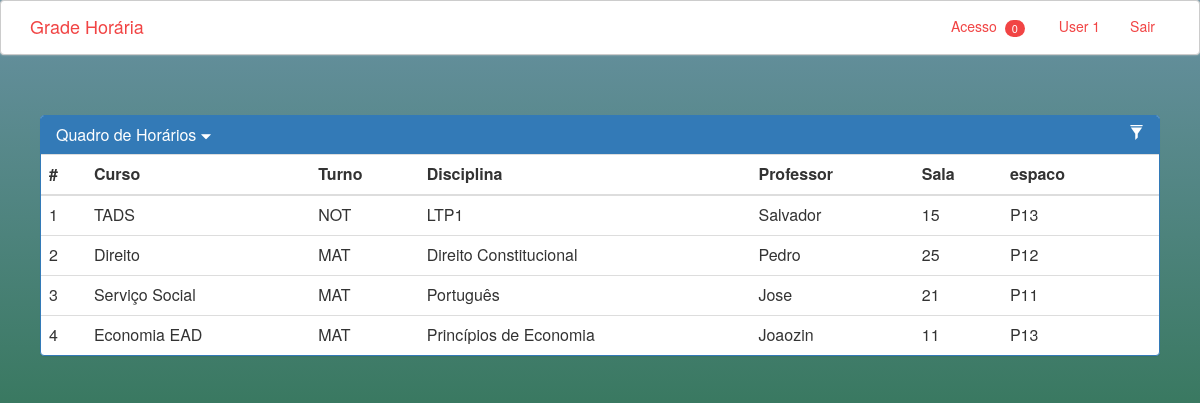
The app's page /views/quadro.php (signed in) with its own data.
### tables this page shows
CREATE TABLE `curso` (
  `id` int(11) NOT NULL,
  `nome` varchar(40) NOT NULL,
  `turno` varchar(15) NOT NULL,
  `espaco` varchar(3) NOT NULL,
  `disciplina` varchar(30) NOT NULL,
  `sala` int(11) NOT NULL,
  `professor` varchar(30) NOT NULL
);

### views/quadro.php (the view, shortened to what this page needs)
<?php
	require_once '../controllers/bdConnection.php';
	$query = "SELECT * FROM curso";
	$result = mysqli_query( $conn, $query );
?>
<html lang="PT-BR">
<head>
	<link rel="stylesheet" href="css/bootstrap.min.css">
	<link rel="stylesheet" href="css/style.css">
</head>
<body>
	<nav class="navbar navbar-findcond">
		<div class="container">
			<div class="navbar-header">
				<a class="navbar-brand" href="#">Grade Horária</a>
			</div>
			<div class="collapse navbar-collapse" id="navbar">
				<ul class="nav navbar-nav navbar-right">
					<li class="dropdown">
						<a href="#" class="dropdown-toggle" data-toggle="dropdown" role="button" aria-expanded="false">
							<i class="fa fa-fw fa-bell-o"></i> Acesso
							<span class="badge">
								<?php echo $_SESSION['tipo_de_acesso']; ?>
							</span>
						</a>
					</li>
					<li class="active"><a href="#"><?php echo $_SESSION['user_name']; ?></a></li>
					<li><a href='../controllers/logout.php'>Sair</a></li>
				</ul>
			</div>
		</div>
	</nav>
	<section class="content">
		<div class="container">
			<div class="row">
				<div class="col-md-12">
					<div class="panel panel-primary">
						<div class="panel-heading">
						<nav class="dropdown">
							<h1 class="panel-title dropdown-toggle" data-toggle="dropdown" aria-haspopup="true" aria-expanded="true">Quadro de Horários <small><i class="glyphicon glyphicon-triangle-bottom"></i></small></h1>
						</nav>
						<div class="pull-right">
							<span class="clickable filter" data-toggle="tooltip" title="Filtrar" data-container="body">
								<i class="glyphicon glyphicon-filter"></i>
							</span>
						</div>
					</div>
						<table class="table table-hover" id="dev-table">
							<thead>
								<tr>
									<th>#</th>
									<th>Curso</th>
									<th>Turno</th>
									<th>Disciplina</th>
									<th>Professor</th>
									<th>Sala</th>
									<th>espaco</th>
									<th></th>
								</tr>
							</thead>
							<tbody>
							<?php
								if(mysqli_num_rows($result) > 0 && $_SESSION['tipo_de_acesso'] == 1) {
									while( $row = mysqli_fetch_assoc($result) ) {
										echo "<tr><td>" . $row['id'] . "</td><td>" . $row['nome'] . "</td><td>" . $row['turno'] . "</td><td>" . $row['disciplina'] . "</td><td>" . $row['professor'] . "</td><td>" . $row['sala'] . "</td><td>" . $row['espaco'] . "</td><td><a href='editaCurso.php' class='btn btn-primary btn-md'>Editar</a></td></tr>";
									}
								} else if(mysqli_num_rows($result) > 0 && $_SESSION['tipo_de_acesso'] == 0){
									while( $row = mysqli_fetch_assoc($result) ) {
										echo "<tr><td>" . $row['id'] . "</td><td>" . $row['nome'] . "</td><td>" . $row['turno'] . "</td><td>" . $row['disciplina'] . "</td><td>" . $row['professor'] . "</td><td>" . $row['sala'] . "</td><td>" . $row['espaco'] . "</td><td></td></tr>";
									}
								}else {
										echo "<div class='alert alert-warning container'>Nenhum cadastro para mostrar!</div>";
								}
								?>
							</tbody>
						</table>
					</div>
				</div>
			</div>
		</div>
	</section>
</body>
</html>

### views/css/style.css (style rules this page uses)
nav.navbar-findcond { background: #fff; border-color: #ccc; box-shadow: 0 0 2px 0 #ccc; }
nav.navbar-findcond a { color: #f14444; }
nav.navbar-findcond ul.navbar-nav a { color: #f14444; border-style: solid; border-width: 0 0 2px 0; border-color: #fff; }
nav.navbar-findcond span.badge { background: #f14444; font-weight: normal; font-size: 11px; margin: 0 4px; }
body, html { background-repeat: no-repeat; background-image: linear-gradient(rgb(104, 145, 162), rgb(12, 97, 33)); }
.row { margin-top:40px; padding: 0 10px; }
.clickable { cursor: pointer; }
.panel-heading div { margin-top: -18px; font-size: 15px; }
.panel-heading div span { margin-left:5px; }

### records on screen
curso: id "1", nome "TADS", turno "NOT", disciplina "LTP1", professor "Salvador", sala "15", espaco "P13"
curso: id "2", nome "Direito", turno "MAT", disciplina "Direito Constitucional", professor "Pedro", sala "25", espaco "P12"
curso: id "3", nome "Serviço Social", turno "MAT", disciplina "Português", professor "Jose", sala "21", espaco "P11"
curso: id "4", nome "Economia EAD", turno "MAT", disciplina "Princípios de Economia", professor "Joaozin", sala "11", espaco "P13"

### other values on screen
$_SESSION['tipo_de_acesso'] "0"
$_SESSION['user_name'] "User 1"
